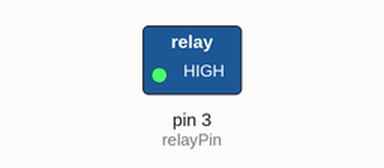
This sketch was run on a simulated Arduino Uno, built with avr-gcc and run on an emulated ATmega328P. Shown: switched loads named in the sketch (green lamp = pin HIGH). What the sketch prints to the serial monitor is not drawn.

Above: at 0.1 s.
Timing chart, 0 to 1.6 s (numbered marks = the images above):
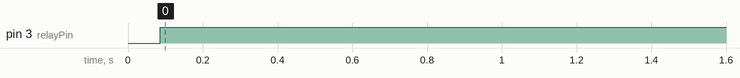

Measured:
- by itself, pin 3 (relayPin): LOW → HIGH at 0.09 s

The sketch:

smartFan.ino
```cpp
float temp;

float relayPin =3;
int relayState = HIGH;

void setup() {
  Serial.begin(9600);
  temp = analogRead(A0);
  pinMode(relayPin, OUTPUT);
  digitalWrite (relayPin, relayState);

}

//void getTemp(){

//}

void loop() {
  // put your main code here, to run repeatedly:
  temp=temp*0.48828125;
  Serial.print("TEMPRETURE: ");
  Serial.print(temp);
  Serial.print("*C\n");

  if (temp < 23.00){
    if(relayState == LOW)
      Serial.println("Switching FAN off");
    relayState = HIGH;
  }
  else{
    if(relayState == HIGH)
      Serial.println("Switching FAN on");
    relayState = LOW;
  }
  digitalWrite(relayPin, relayState);

  Serial.println();

}
```
